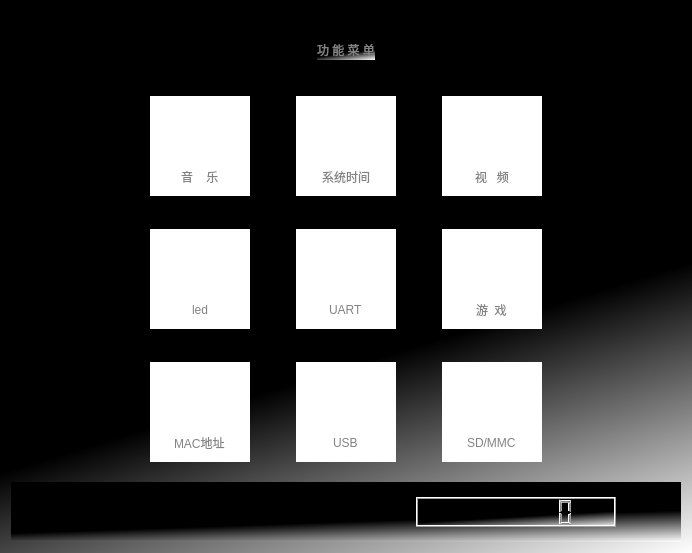
<?xml version="1.0" encoding="UTF-8"?>
<ui version="4.0">
 <class>MainMeun</class>
 <widget class="QWidget" name="MainMeun">
  <property name="geometry">
   <rect>
    <x>0</x>
    <y>0</y>
    <width>692</width>
    <height>553</height>
   </rect>
  </property>
  <property name="windowTitle">
   <string>主菜单</string>
  </property>
  <property name="styleSheet">
   <string notr="true">background-color: rgb(16, 16, 16);
color: rgb(131, 131, 131);
background-color: qlineargradient(spread:pad, x1:0.823909, y1:0.54, x2:1, y2:1, stop:0 rgba(0, 0, 0, 255), stop:1 rgba(255, 255, 255, 255));
margin:0;
padding:0;</string>
  </property>
  <layout class="QVBoxLayout" name="verticalLayout_4">
   <item>
    <spacer name="verticalSpacer_2">
     <property name="orientation">
      <enum>Qt::Vertical</enum>
     </property>
     <property name="sizeHint" stdset="0">
      <size>
       <width>20</width>
       <height>55</height>
      </size>
     </property>
    </spacer>
   </item>
   <item>
    <layout class="QHBoxLayout" name="horizontalLayout_4">
     <item>
      <spacer name="horizontalSpacer_7">
       <property name="orientation">
        <enum>Qt::Horizontal</enum>
       </property>
       <property name="sizeHint" stdset="0">
        <size>
         <width>40</width>
         <height>20</height>
        </size>
       </property>
      </spacer>
     </item>
     <item>
      <widget class="QLabel" name="label">
       <property name="styleSheet">
        <string notr="true">font: 75 14pt &quot;宋体&quot;;</string>
       </property>
       <property name="text">
        <string>功 能 菜 单</string>
       </property>
      </widget>
     </item>
     <item>
      <spacer name="horizontalSpacer_8">
       <property name="orientation">
        <enum>Qt::Horizontal</enum>
       </property>
       <property name="sizeHint" stdset="0">
        <size>
         <width>40</width>
         <height>20</height>
        </size>
       </property>
      </spacer>
     </item>
    </layout>
   </item>
   <item>
    <spacer name="verticalSpacer">
     <property name="orientation">
      <enum>Qt::Vertical</enum>
     </property>
     <property name="sizeHint" stdset="0">
      <size>
       <width>20</width>
       <height>56</height>
      </size>
     </property>
    </spacer>
   </item>
   <item>
    <layout class="QHBoxLayout" name="horizontalLayout_11">
     <item>
      <spacer name="horizontalSpacer_23">
       <property name="orientation">
        <enum>Qt::Horizontal</enum>
       </property>
       <property name="sizeHint" stdset="0">
        <size>
         <width>40</width>
         <height>20</height>
        </size>
       </property>
      </spacer>
     </item>
     <item>
      <spacer name="horizontalSpacer_46">
       <property name="orientation">
        <enum>Qt::Horizontal</enum>
       </property>
       <property name="sizeHint" stdset="0">
        <size>
         <width>40</width>
         <height>20</height>
        </size>
       </property>
      </spacer>
     </item>
     <item>
      <layout class="QGridLayout" name="gridLayout">
       <item row="0" column="0">
        <widget class="QWidget" name="widget_0" native="true">
         <property name="maximumSize">
          <size>
           <width>100</width>
           <height>100</height>
          </size>
         </property>
         <property name="cursor">
          <cursorShape>PointingHandCursor</cursorShape>
         </property>
         <property name="styleSheet">
          <string notr="true">background-color: rgb(255, 255, 255);</string>
         </property>
         <layout class="QVBoxLayout" name="verticalLayout">
          <item>
           <widget class="QPushButton" name="pushButton">
            <property name="styleSheet">
             <string notr="true">background-color: rgb(255, 255, 255);
border-image: url(:/new/prefix1/res/music.png);
background-color: rgb(255, 255, 255);
width:120px;
height:120px;
border-radius:4px;</string>
            </property>
            <property name="text">
             <string/>
            </property>
           </widget>
          </item>
          <item>
           <layout class="QHBoxLayout" name="horizontalLayout">
            <item>
             <spacer name="horizontalSpacer">
              <property name="orientation">
               <enum>Qt::Horizontal</enum>
              </property>
              <property name="sizeHint" stdset="0">
               <size>
                <width>40</width>
                <height>20</height>
               </size>
              </property>
             </spacer>
            </item>
            <item>
             <widget class="QLabel" name="label_2">
              <property name="text">
               <string>音    乐</string>
              </property>
             </widget>
            </item>
            <item>
             <spacer name="horizontalSpacer_2">
              <property name="orientation">
               <enum>Qt::Horizontal</enum>
              </property>
              <property name="sizeHint" stdset="0">
               <size>
                <width>40</width>
                <height>20</height>
               </size>
              </property>
             </spacer>
            </item>
           </layout>
          </item>
         </layout>
        </widget>
       </item>
       <item row="0" column="2">
        <widget class="QWidget" name="widget_10" native="true">
         <property name="maximumSize">
          <size>
           <width>100</width>
           <height>100</height>
          </size>
         </property>
         <property name="cursor">
          <cursorShape>PointingHandCursor</cursorShape>
         </property>
         <property name="styleSheet">
          <string notr="true">background-color: rgb(255, 255, 255);</string>
         </property>
         <layout class="QVBoxLayout" name="verticalLayout_2">
          <item>
           <widget class="QPushButton" name="pushButton_2">
            <property name="styleSheet">
             <string notr="true">border-image: url(:/new/prefix1/res/time.png);
background-color: rgb(255, 255, 255);
background-color: rgb(255, 255, 255);
width:120px;
height:120px;
border-radius:4px;</string>
            </property>
            <property name="text">
             <string/>
            </property>
           </widget>
          </item>
          <item>
           <layout class="QHBoxLayout" name="horizontalLayout_2">
            <item>
             <spacer name="horizontalSpacer_3">
              <property name="orientation">
               <enum>Qt::Horizontal</enum>
              </property>
              <property name="sizeHint" stdset="0">
               <size>
                <width>40</width>
                <height>20</height>
               </size>
              </property>
             </spacer>
            </item>
            <item>
             <widget class="QLabel" name="label_3">
              <property name="text">
               <string>系统时间</string>
              </property>
             </widget>
            </item>
            <item>
             <spacer name="horizontalSpacer_4">
              <property name="orientation">
               <enum>Qt::Horizontal</enum>
              </property>
              <property name="sizeHint" stdset="0">
               <size>
                <width>40</width>
                <height>20</height>
               </size>
              </property>
             </spacer>
            </item>
           </layout>
          </item>
         </layout>
        </widget>
       </item>
       <item row="0" column="4">
        <widget class="QWidget" name="widget_2" native="true">
         <property name="maximumSize">
          <size>
           <width>100</width>
           <height>100</height>
          </size>
         </property>
         <property name="cursor">
          <cursorShape>PointingHandCursor</cursorShape>
         </property>
         <property name="styleSheet">
          <string notr="true">background-color: rgb(255, 255, 255);</string>
         </property>
         <layout class="QVBoxLayout" name="verticalLayout_3">
          <item>
           <widget class="QPushButton" name="pushButton_3">
            <property name="cursor">
             <cursorShape>PointingHandCursor</cursorShape>
            </property>
            <property name="styleSheet">
             <string notr="true">border-image: url(:/new/prefix1/res/video.png);
background-color: rgb(255, 255, 255);
width:120px;
height:120px;
border-radius:4px;</string>
            </property>
            <property name="text">
             <string/>
            </property>
           </widget>
          </item>
          <item>
           <layout class="QHBoxLayout" name="horizontalLayout_3">
            <item>
             <spacer name="horizontalSpacer_5">
              <property name="orientation">
               <enum>Qt::Horizontal</enum>
              </property>
              <property name="sizeHint" stdset="0">
               <size>
                <width>40</width>
                <height>20</height>
               </size>
              </property>
             </spacer>
            </item>
            <item>
             <widget class="QLabel" name="label_4">
              <property name="text">
               <string>视   频</string>
              </property>
             </widget>
            </item>
            <item>
             <spacer name="horizontalSpacer_6">
              <property name="orientation">
               <enum>Qt::Horizontal</enum>
              </property>
              <property name="sizeHint" stdset="0">
               <size>
                <width>40</width>
                <height>20</height>
               </size>
              </property>
             </spacer>
            </item>
           </layout>
          </item>
         </layout>
        </widget>
       </item>
       <item row="1" column="0">
        <spacer name="verticalSpacer_3">
         <property name="orientation">
          <enum>Qt::Vertical</enum>
         </property>
         <property name="sizeHint" stdset="0">
          <size>
           <width>20</width>
           <height>40</height>
          </size>
         </property>
        </spacer>
       </item>
       <item row="1" column="2">
        <spacer name="verticalSpacer_4">
         <property name="orientation">
          <enum>Qt::Vertical</enum>
         </property>
         <property name="sizeHint" stdset="0">
          <size>
           <width>20</width>
           <height>40</height>
          </size>
         </property>
        </spacer>
       </item>
       <item row="1" column="4">
        <spacer name="verticalSpacer_5">
         <property name="orientation">
          <enum>Qt::Vertical</enum>
         </property>
         <property name="sizeHint" stdset="0">
          <size>
           <width>20</width>
           <height>40</height>
          </size>
         </property>
        </spacer>
       </item>
       <item row="2" column="0">
        <widget class="QWidget" name="widget_7" native="true">
         <property name="maximumSize">
          <size>
           <width>100</width>
           <height>100</height>
          </size>
         </property>
         <property name="cursor">
          <cursorShape>PointingHandCursor</cursorShape>
         </property>
         <property name="styleSheet">
          <string notr="true">background-color: rgb(255, 255, 255);</string>
         </property>
         <layout class="QVBoxLayout" name="verticalLayout_13">
          <item>
           <widget class="QPushButton" name="pushButton_12">
            <property name="styleSheet">
             <string notr="true">border-image: url(:/new/prefix1/res/led.png);
background-color: rgb(255, 255, 255);
width:120px;
height:120px;
border-radius:4px;</string>
            </property>
            <property name="text">
             <string/>
            </property>
           </widget>
          </item>
          <item>
           <layout class="QHBoxLayout" name="horizontalLayout_13">
            <item>
             <spacer name="horizontalSpacer_34">
              <property name="orientation">
               <enum>Qt::Horizontal</enum>
              </property>
              <property name="sizeHint" stdset="0">
               <size>
                <width>40</width>
                <height>20</height>
               </size>
              </property>
             </spacer>
            </item>
            <item>
             <widget class="QLabel" name="label_14">
              <property name="text">
               <string>led</string>
              </property>
             </widget>
            </item>
            <item>
             <spacer name="horizontalSpacer_35">
              <property name="orientation">
               <enum>Qt::Horizontal</enum>
              </property>
              <property name="sizeHint" stdset="0">
               <size>
                <width>40</width>
                <height>20</height>
               </size>
              </property>
             </spacer>
            </item>
           </layout>
          </item>
         </layout>
        </widget>
       </item>
       <item row="2" column="1">
        <spacer name="horizontalSpacer_31">
         <property name="orientation">
          <enum>Qt::Horizontal</enum>
         </property>
         <property name="sizeHint" stdset="0">
          <size>
           <width>40</width>
           <height>20</height>
          </size>
         </property>
        </spacer>
       </item>
       <item row="2" column="2">
        <widget class="QWidget" name="widget_4" native="true">
         <property name="maximumSize">
          <size>
           <width>100</width>
           <height>100</height>
          </size>
         </property>
         <property name="cursor">
          <cursorShape>PointingHandCursor</cursorShape>
         </property>
         <property name="styleSheet">
          <string notr="true">background-color: rgb(255, 255, 255);</string>
         </property>
         <layout class="QVBoxLayout" name="verticalLayout_5">
          <item>
           <widget class="QPushButton" name="pushButton_5">
            <property name="styleSheet">
             <string notr="true">border-image: url(:/new/prefix1/res/uart.png);
background-color: rgb(255, 255, 255);
width:120px;
height:120px;
border-radius:4px;</string>
            </property>
            <property name="text">
             <string/>
            </property>
           </widget>
          </item>
          <item>
           <layout class="QHBoxLayout" name="horizontalLayout_6">
            <item>
             <spacer name="horizontalSpacer_11">
              <property name="orientation">
               <enum>Qt::Horizontal</enum>
              </property>
              <property name="sizeHint" stdset="0">
               <size>
                <width>40</width>
                <height>20</height>
               </size>
              </property>
             </spacer>
            </item>
            <item>
             <widget class="QLabel" name="label_6">
              <property name="text">
               <string>UART</string>
              </property>
             </widget>
            </item>
            <item>
             <spacer name="horizontalSpacer_12">
              <property name="orientation">
               <enum>Qt::Horizontal</enum>
              </property>
              <property name="sizeHint" stdset="0">
               <size>
                <width>40</width>
                <height>20</height>
               </size>
              </property>
             </spacer>
            </item>
           </layout>
          </item>
         </layout>
        </widget>
       </item>
       <item row="2" column="3">
        <spacer name="horizontalSpacer_32">
         <property name="orientation">
          <enum>Qt::Horizontal</enum>
         </property>
         <property name="sizeHint" stdset="0">
          <size>
           <width>40</width>
           <height>20</height>
          </size>
         </property>
        </spacer>
       </item>
       <item row="2" column="4">
        <widget class="QWidget" name="widget_5" native="true">
         <property name="maximumSize">
          <size>
           <width>100</width>
           <height>100</height>
          </size>
         </property>
         <property name="cursor">
          <cursorShape>PointingHandCursor</cursorShape>
         </property>
         <property name="styleSheet">
          <string notr="true">background-color: rgb(255, 255, 255);</string>
         </property>
         <layout class="QVBoxLayout" name="verticalLayout_6">
          <item>
           <widget class="QPushButton" name="pushButton_6">
            <property name="styleSheet">
             <string notr="true">border-image: url(:/new/prefix1/res/game.png);
background-color: rgb(255, 255, 255);
width:120px;
height:120px;
border-radius:4px;</string>
            </property>
            <property name="text">
             <string/>
            </property>
           </widget>
          </item>
          <item>
           <layout class="QHBoxLayout" name="horizontalLayout_7">
            <item>
             <spacer name="horizontalSpacer_13">
              <property name="orientation">
               <enum>Qt::Horizontal</enum>
              </property>
              <property name="sizeHint" stdset="0">
               <size>
                <width>40</width>
                <height>20</height>
               </size>
              </property>
             </spacer>
            </item>
            <item>
             <widget class="QLabel" name="label_7">
              <property name="text">
               <string>游  戏</string>
              </property>
             </widget>
            </item>
            <item>
             <spacer name="horizontalSpacer_14">
              <property name="orientation">
               <enum>Qt::Horizontal</enum>
              </property>
              <property name="sizeHint" stdset="0">
               <size>
                <width>40</width>
                <height>20</height>
               </size>
              </property>
             </spacer>
            </item>
           </layout>
          </item>
         </layout>
        </widget>
       </item>
       <item row="3" column="0">
        <spacer name="verticalSpacer_6">
         <property name="orientation">
          <enum>Qt::Vertical</enum>
         </property>
         <property name="sizeHint" stdset="0">
          <size>
           <width>20</width>
           <height>40</height>
          </size>
         </property>
        </spacer>
       </item>
       <item row="3" column="2">
        <spacer name="verticalSpacer_8">
         <property name="orientation">
          <enum>Qt::Vertical</enum>
         </property>
         <property name="sizeHint" stdset="0">
          <size>
           <width>20</width>
           <height>40</height>
          </size>
         </property>
        </spacer>
       </item>
       <item row="3" column="4">
        <spacer name="verticalSpacer_10">
         <property name="orientation">
          <enum>Qt::Vertical</enum>
         </property>
         <property name="sizeHint" stdset="0">
          <size>
           <width>20</width>
           <height>40</height>
          </size>
         </property>
        </spacer>
       </item>
       <item row="4" column="0">
        <widget class="QWidget" name="widget_6" native="true">
         <property name="maximumSize">
          <size>
           <width>100</width>
           <height>100</height>
          </size>
         </property>
         <property name="cursor">
          <cursorShape>PointingHandCursor</cursorShape>
         </property>
         <property name="styleSheet">
          <string notr="true">background-color: rgb(255, 255, 255);</string>
         </property>
         <layout class="QVBoxLayout" name="verticalLayout_7">
          <item>
           <widget class="QPushButton" name="pushButton_9">
            <property name="styleSheet">
             <string notr="true">border-image: url(:/new/prefix1/res/mac.png);
background-color: rgb(255, 255, 255);
width:120px;
height:120px;
border-radius:4px;</string>
            </property>
            <property name="text">
             <string/>
            </property>
           </widget>
          </item>
          <item>
           <layout class="QHBoxLayout" name="horizontalLayout_8">
            <item>
             <spacer name="horizontalSpacer_15">
              <property name="orientation">
               <enum>Qt::Horizontal</enum>
              </property>
              <property name="sizeHint" stdset="0">
               <size>
                <width>40</width>
                <height>20</height>
               </size>
              </property>
             </spacer>
            </item>
            <item>
             <widget class="QLabel" name="label_8">
              <property name="text">
               <string>MAC地址</string>
              </property>
             </widget>
            </item>
            <item>
             <spacer name="horizontalSpacer_16">
              <property name="orientation">
               <enum>Qt::Horizontal</enum>
              </property>
              <property name="sizeHint" stdset="0">
               <size>
                <width>40</width>
                <height>20</height>
               </size>
              </property>
             </spacer>
            </item>
           </layout>
          </item>
         </layout>
        </widget>
       </item>
       <item row="4" column="2">
        <widget class="QWidget" name="widget_8" native="true">
         <property name="maximumSize">
          <size>
           <width>100</width>
           <height>100</height>
          </size>
         </property>
         <property name="cursor">
          <cursorShape>PointingHandCursor</cursorShape>
         </property>
         <property name="styleSheet">
          <string notr="true">background-color: rgb(255, 255, 255);</string>
         </property>
         <layout class="QVBoxLayout" name="verticalLayout_8">
          <item>
           <widget class="QPushButton" name="pushButton_10">
            <property name="styleSheet">
             <string notr="true">border-image: url(:/new/prefix1/res/usb.png);
background-color: rgb(255, 255, 255);
width:120px;
height:120px;
border-radius:4px;</string>
            </property>
            <property name="text">
             <string/>
            </property>
           </widget>
          </item>
          <item>
           <layout class="QHBoxLayout" name="horizontalLayout_9">
            <item>
             <spacer name="horizontalSpacer_40">
              <property name="orientation">
               <enum>Qt::Horizontal</enum>
              </property>
              <property name="sizeHint" stdset="0">
               <size>
                <width>40</width>
                <height>20</height>
               </size>
              </property>
             </spacer>
            </item>
            <item>
             <widget class="QLabel" name="label_9">
              <property name="text">
               <string>USB</string>
              </property>
             </widget>
            </item>
            <item>
             <spacer name="horizontalSpacer_41">
              <property name="orientation">
               <enum>Qt::Horizontal</enum>
              </property>
              <property name="sizeHint" stdset="0">
               <size>
                <width>40</width>
                <height>20</height>
               </size>
              </property>
             </spacer>
            </item>
           </layout>
          </item>
         </layout>
        </widget>
       </item>
       <item row="4" column="4">
        <widget class="QWidget" name="widget_9" native="true">
         <property name="maximumSize">
          <size>
           <width>100</width>
           <height>100</height>
          </size>
         </property>
         <property name="cursor">
          <cursorShape>PointingHandCursor</cursorShape>
         </property>
         <property name="styleSheet">
          <string notr="true">background-color: rgb(255, 255, 255);</string>
         </property>
         <layout class="QVBoxLayout" name="verticalLayout_9">
          <item>
           <widget class="QPushButton" name="pushButton_11">
            <property name="styleSheet">
             <string notr="true">border-image: url(:/new/prefix1/res/SD.png);
background-color: rgb(255, 255, 255);
width:120px;
height:120px;
border-radius:4px;</string>
            </property>
            <property name="text">
             <string/>
            </property>
           </widget>
          </item>
          <item>
           <layout class="QHBoxLayout" name="horizontalLayout_10">
            <item>
             <spacer name="horizontalSpacer_42">
              <property name="orientation">
               <enum>Qt::Horizontal</enum>
              </property>
              <property name="sizeHint" stdset="0">
               <size>
                <width>40</width>
                <height>20</height>
               </size>
              </property>
             </spacer>
            </item>
            <item>
             <widget class="QLabel" name="label_10">
              <property name="text">
               <string>SD/MMC</string>
              </property>
             </widget>
            </item>
            <item>
             <spacer name="horizontalSpacer_43">
              <property name="orientation">
               <enum>Qt::Horizontal</enum>
              </property>
              <property name="sizeHint" stdset="0">
               <size>
                <width>40</width>
                <height>20</height>
               </size>
              </property>
             </spacer>
            </item>
           </layout>
          </item>
         </layout>
        </widget>
       </item>
       <item row="4" column="1">
        <spacer name="horizontalSpacer_38">
         <property name="orientation">
          <enum>Qt::Horizontal</enum>
         </property>
         <property name="sizeHint" stdset="0">
          <size>
           <width>40</width>
           <height>20</height>
          </size>
         </property>
        </spacer>
       </item>
       <item row="4" column="3">
        <spacer name="horizontalSpacer_27">
         <property name="orientation">
          <enum>Qt::Horizontal</enum>
         </property>
         <property name="sizeHint" stdset="0">
          <size>
           <width>40</width>
           <height>20</height>
          </size>
         </property>
        </spacer>
       </item>
       <item row="0" column="3">
        <spacer name="horizontalSpacer_30">
         <property name="orientation">
          <enum>Qt::Horizontal</enum>
         </property>
         <property name="sizeHint" stdset="0">
          <size>
           <width>40</width>
           <height>20</height>
          </size>
         </property>
        </spacer>
       </item>
       <item row="0" column="1">
        <spacer name="horizontalSpacer_29">
         <property name="orientation">
          <enum>Qt::Horizontal</enum>
         </property>
         <property name="sizeHint" stdset="0">
          <size>
           <width>40</width>
           <height>20</height>
          </size>
         </property>
        </spacer>
       </item>
      </layout>
     </item>
     <item>
      <spacer name="horizontalSpacer_24">
       <property name="orientation">
        <enum>Qt::Horizontal</enum>
       </property>
       <property name="sizeHint" stdset="0">
        <size>
         <width>40</width>
         <height>20</height>
        </size>
       </property>
      </spacer>
     </item>
     <item>
      <spacer name="horizontalSpacer_26">
       <property name="orientation">
        <enum>Qt::Horizontal</enum>
       </property>
       <property name="sizeHint" stdset="0">
        <size>
         <width>40</width>
         <height>20</height>
        </size>
       </property>
      </spacer>
     </item>
    </layout>
   </item>
   <item>
    <spacer name="verticalSpacer_11">
     <property name="orientation">
      <enum>Qt::Vertical</enum>
     </property>
     <property name="sizeHint" stdset="0">
      <size>
       <width>20</width>
       <height>40</height>
      </size>
     </property>
    </spacer>
   </item>
   <item>
    <widget class="QWidget" name="widget" native="true">
     <property name="minimumSize">
      <size>
       <width>0</width>
       <height>60</height>
      </size>
     </property>
     <property name="maximumSize">
      <size>
       <width>16777215</width>
       <height>60</height>
      </size>
     </property>
     <layout class="QHBoxLayout" name="horizontalLayout_5">
      <item>
       <spacer name="horizontalSpacer_9">
        <property name="orientation">
         <enum>Qt::Horizontal</enum>
        </property>
        <property name="sizeHint" stdset="0">
         <size>
          <width>40</width>
          <height>20</height>
         </size>
        </property>
       </spacer>
      </item>
      <item>
       <spacer name="horizontalSpacer_17">
        <property name="orientation">
         <enum>Qt::Horizontal</enum>
        </property>
        <property name="sizeHint" stdset="0">
         <size>
          <width>40</width>
          <height>20</height>
         </size>
        </property>
       </spacer>
      </item>
      <item>
       <spacer name="horizontalSpacer_18">
        <property name="orientation">
         <enum>Qt::Horizontal</enum>
        </property>
        <property name="sizeHint" stdset="0">
         <size>
          <width>40</width>
          <height>20</height>
         </size>
        </property>
       </spacer>
      </item>
      <item>
       <spacer name="horizontalSpacer_19">
        <property name="orientation">
         <enum>Qt::Horizontal</enum>
        </property>
        <property name="sizeHint" stdset="0">
         <size>
          <width>40</width>
          <height>20</height>
         </size>
        </property>
       </spacer>
      </item>
      <item>
       <spacer name="horizontalSpacer_20">
        <property name="orientation">
         <enum>Qt::Horizontal</enum>
        </property>
        <property name="sizeHint" stdset="0">
         <size>
          <width>40</width>
          <height>20</height>
         </size>
        </property>
       </spacer>
      </item>
      <item>
       <spacer name="horizontalSpacer_21">
        <property name="orientation">
         <enum>Qt::Horizontal</enum>
        </property>
        <property name="sizeHint" stdset="0">
         <size>
          <width>40</width>
          <height>20</height>
         </size>
        </property>
       </spacer>
      </item>
      <item>
       <spacer name="horizontalSpacer_22">
        <property name="orientation">
         <enum>Qt::Horizontal</enum>
        </property>
        <property name="sizeHint" stdset="0">
         <size>
          <width>40</width>
          <height>20</height>
         </size>
        </property>
       </spacer>
      </item>
      <item>
       <widget class="QLCDNumber" name="lcdNumber">
        <property name="minimumSize">
         <size>
          <width>200</width>
          <height>30</height>
         </size>
        </property>
        <property name="maximumSize">
         <size>
          <width>200</width>
          <height>30</height>
         </size>
        </property>
        <property name="cursor">
         <cursorShape>PointingHandCursor</cursorShape>
        </property>
        <property name="styleSheet">
         <string notr="true">margin:0;
padding:0;</string>
        </property>
        <property name="digitCount">
         <number>8</number>
        </property>
       </widget>
      </item>
      <item>
       <spacer name="horizontalSpacer_10">
        <property name="orientation">
         <enum>Qt::Horizontal</enum>
        </property>
        <property name="sizeHint" stdset="0">
         <size>
          <width>40</width>
          <height>20</height>
         </size>
        </property>
       </spacer>
      </item>
     </layout>
    </widget>
   </item>
  </layout>
 </widget>
 <resources/>
 <connections/>
</ui>
